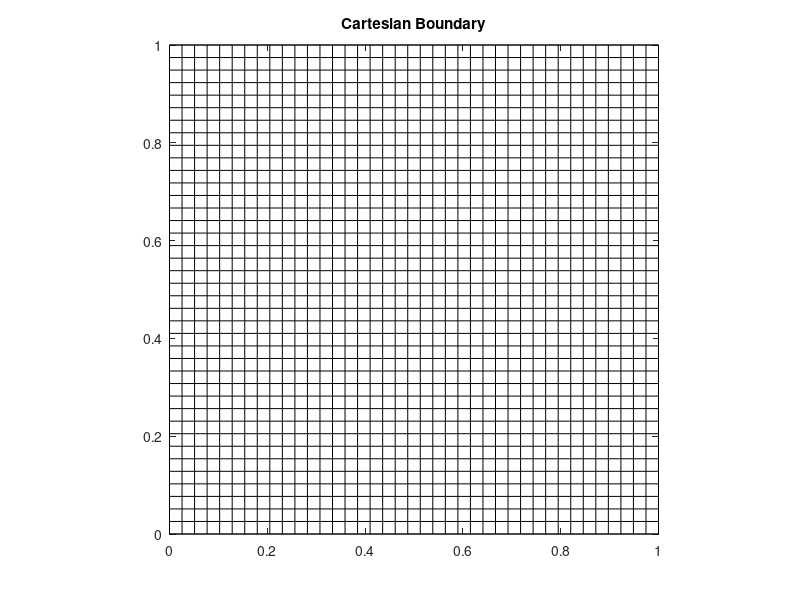

The MATLAB script that drew this image: (Note: this script raises an error after producing the figure.)
% Second version:  diagonal metric tensor, m11 only depends on x1,
%                  m22 only depends on x2, unit square boundary,
%                  grid points x1 and x2 coordinates are solved in ONE
%                  SYSTEM
clear

addpath('./','./utils')
animation = 1;
pause_time = 0.2;
make_gif = 0;
problem = 1;
gif_name = 'example1.gif';
title_name = 'Cartesian Boundary';

max_iter = 300;
tolerance = 1e-6;
epsilon = 0.00002; % Under-relaxation factor

% Grid size
Nx1 = 40;
Nx2 = 40;
N = Nx1*Nx2;

% Equispaced computational coordinates
s1 = linspace(0, 1, Nx1);
s2 = linspace(0, 1, Nx2);
[s1, s2] = meshgrid(s1, s2);

% Initial physical coordinates (equispaced)
x1 = s1;
x2 = s2;

% Plot initial grid
plot(x1, x2, 'k'); hold on; plot(x1', x2', 'k');
title(title_name); xlim([0,1]); ylim([0,1]);
axis equal; hold off
exportgraphics(gcf, gif_name);

[M11, M22] = M(x1, x2, problem);

min_cost = Inf;
for iter = 1:max_iter
    [A, b] = AssembleLinearSystem(x1, x2, s1, s2, problem);
    x_star = A \ b;

    x1_star = x_star(1:N);
    x2_star = x_star(N+1:end);

    dx1 = reshape(x1_star, Nx1, Nx2) - x1;
    dx2 = reshape(x2_star, Nx1, Nx2) - x2;

    % Check convergence
    cost = Cost(x1, x2, s1, s2, problem);
    if cost > min_cost
        break
    end

    min_cost = cost;
    x1 = x1 + epsilon * dx1;
    x2 = x2 + epsilon * dx2;

    plot(x1, x2, 'k'); hold on; plot(x1', x2', 'k');
    title(title_name); xlim([0,1]); ylim([0,1]);
    axis equal; hold off;
    pause(pause_time);
    exportgraphics(gcf, gif_name, Append=true);
end


%%
function [A, b] = AssembleLinearSystem(x1, x2, s1, s2, problem)
    [Nx1, Nx2] = size(x1);
    N = Nx1*Nx2;
    N_all = 2*N;

    sigma1 = 1 / Nx1;
    sigma2 = 1 / Nx2;
    [M11, M22] = M(x1, x2, problem);
    [dM11dx1, dM11dx2, dM22dx1, dM22dx2] = dMdx(x1, x2, problem);
    [dx1ds1, dx2ds2] = DCentral(x1, x2, s1, s2);
    [dx2ds1, dx1ds2] = DCentral(x2, x1, s1, s2);

    % Assemble the stiffness matrix A
    e = ones(N_all, 1);
    L1D = spdiags([e -2*e e], [-Nx2,0,Nx2], N_all, N_all); % 1D Laplacian in s1
    L2D = spdiags([e -2*e e], -1:1, N_all, N_all); % 1D Laplacian in s2
    L = sigma1^2 * L1D + sigma2^2 * L2D;
    Mii = [M11(:); M22(:)];
    A = -2*L.*Mii;

    % For Dirichlet conditions, find boundary indices
    vboundary = [1:Nx1, N-Nx1+1:N]; % Vertical boundary indices
    hboundary = [1:Nx2:N, Nx1:Nx2:N]; % Horizontal boundary indices
    for idx = vboundary
        % For Neumann conditions, set dx2/ds1=0
        sidx = idx+N;
        A(sidx, sidx) = A(sidx, sidx)/2;
        if sidx-Nx2 >= N-Nx2; A(sidx, sidx-Nx2) = 0; end
        if sidx+Nx2 <= N_all; A(sidx, sidx+Nx2) = 0; end
    end
    for idx = hboundary
        % For Neumann conditions, set dx1/ds2=0
        A(idx, idx) = A(idx, idx)/2;
        if idx-1 >= 1; A(idx, idx-1) = 0; end
        if idx+1 <= N; A(idx, idx+1) = 0; end
    end

    for idx = vboundary
        % For Dirichlet conditions
        A(idx, :) = 0;           % Zero out the row
        A(idx, idx) = 1;         % Set diagonal entry to 1
    end

    for idx = hboundary
        % For Dirichlet conditions
        sidx = idx+N;
        A(sidx, :) = 0;
        A(sidx, sidx) = 1;
    end


    % Assemble the vector b
    b1 = dM11dx1.* ((dx1ds1.^2)*sigma1^2 + (dx1ds2.^2)*sigma2^2);
    b1 = b1 + 2*dM11dx2.*(dx2ds1.*dx1ds1*sigma1^2 + dx2ds2.*dx1ds2*sigma2^2);
    b1 = b1 - dM22dx1.*(dx2ds1.^2*sigma1^2 + dx2ds2.^2*sigma2^2);
    % Apply x1=0 and x1=1 to the left and right boundary
    b1(:,1) = 0;
    b1(:,end) = 1;

    b2 = dM22dx2.* ((dx2ds1.^2)*sigma1^2 + (dx2ds2.^2)*sigma2^2);
    b2 = b2 + 2*dM22dx1.*(dx1ds1.*dx2ds1*sigma1^2 + dx1ds2.*dx2ds2*sigma2^2);
    b2 = b2 - dM11dx2.*(dx1ds1.^2*sigma1^2 + dx1ds2.^2*sigma2^2);
    % Apply x2=0 and x2=1 to the top and bottom boundary
    b2(1,:) = 0;
    b2(end,:) = 1;
    b = [b1(:); b2(:)];
end
